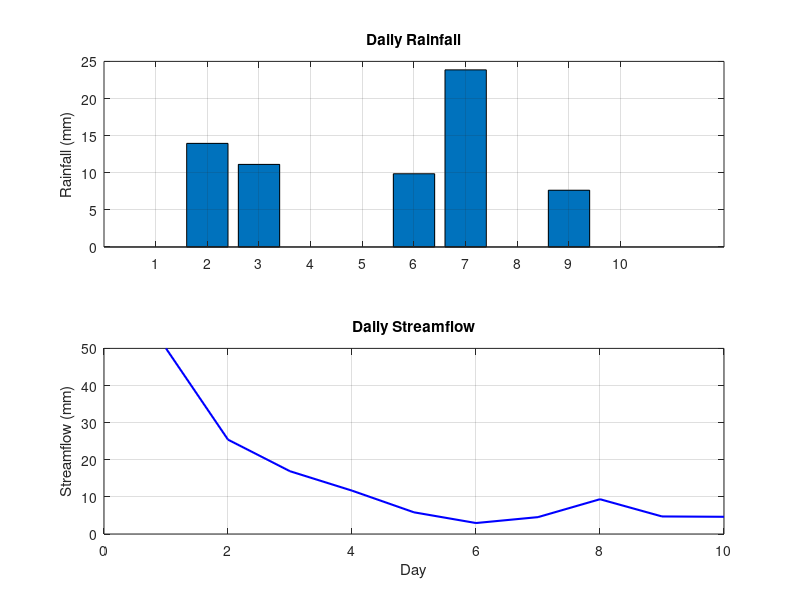

Reproduce this figure in MATLAB.
% Minimal Streamflow Model
function minimal_streamflow()
    try
        % 1. Setup
        clear; clc;
        rng(42);
        disp('1. Setup complete');
        
        % 2. Parameters
        params = setup_parameters();
        disp('2. Parameters initialized');
        
        % 3. Generate sample rainfall
        rainfall = generate_rainfall(params);
        disp('3. Rainfall generated');
        
        % 4. Calculate streamflow
        [flow, ~] = calculate_streamflow(rainfall, params);
        disp('4. Streamflow calculated');
        
        % 5. Plot results
        plot_results(rainfall, flow);
        disp('5. Results plotted');
        
        disp('Program completed successfully!');
        
    catch ME
        disp('Error occurred:');
        disp(['Message: ' ME.message]);
        disp(['Location: ' ME.stack(1).name ' line ' num2str(ME.stack(1).line)]);
    end
end

function params = setup_parameters()
    params.n_days = 10;  % Reduced for testing
    params.prob_rain = 0.4;
    params.alpha = 5;
    params.beta = 3;
    params.d = 0.3;
    params.c = 0.5;
    params.a = 0.6;
    params.S_max = 500;
    params.S_initial = 100;
end

function rainfall = generate_rainfall(params)
    rainfall = zeros(1, params.n_days);
    for day = 1:params.n_days
        if rand() < params.prob_rain
            % Use local gamma sampler to avoid dependency on Statistics Toolbox
            rainfall(day) = gamrnd_local(params.alpha, params.beta);
        end
    end
end

function [streamflow, storage] = calculate_streamflow(rainfall, params)
    n_days = length(rainfall);
    storage = zeros(1, n_days + 1);
    streamflow = zeros(1, n_days);
    storage(1) = params.S_initial;
    
    for t = 1:n_days
        % Surface runoff
        sr = params.d * (storage(t) / params.S_max) * rainfall(t);
        
        % Baseflow
        bf = params.c * storage(t);
        
        % Infiltration
        inf = params.a * rainfall(t);
        
        % Total streamflow
        streamflow(t) = sr + bf;
        
        % Update storage
        new_storage = storage(t) + inf - bf;
        storage(t + 1) = max(0, min(new_storage, params.S_max));
    end
    storage = storage(2:end);
end

function plot_results(rainfall, streamflow)
    figure('Position', [100, 100, 800, 400]);
    
    % Plot rainfall and streamflow
    days = 1:length(rainfall);
    
    subplot(2,1,1);
    bar(days, rainfall);
    title('Daily Rainfall');
    ylabel('Rainfall (mm)');
    grid on;
    
    subplot(2,1,2);
    plot(days, streamflow, 'b-', 'LineWidth', 1.5);
    title('Daily Streamflow');
    xlabel('Day');
    ylabel('Streamflow (mm)');
    grid on;
    
    % Save figure for headless runs
    try
        drawnow;
        saveas(gcf, 'minimal_streamflow_plot.png');
    catch
        % ignore save errors in restricted environments
    end
end

%% Local helper: Gamma random number generator (Marsaglia and Tsang)
function r = gamrnd_local(k, theta, varargin)
% GAMRND_LOCAL  Generate Gamma random numbers with shape k and scale theta
% Supports scalar or array output using optional size arguments, e.g. gamrnd_local(k,theta,m,n)
% This implementation uses the Marsaglia and Tsang method (2000) for k>0.

% Parse output size
if isempty(varargin)
    outSize = [1 1];
else
    outSize = cell2mat(varargin);
end

% Number of samples to generate
num = prod(outSize);

% Preallocate
r = zeros(outSize);

% Handle special case k==1 -> exponential
if k == 1
    r = theta * (-log(rand(outSize)));
    return;
end

% Use Marsaglia & Tsang method for k>0
for idx = 1:num
    kk = k;
    % For shapes < 1, use transformation
    if kk < 1
        % Gamma(k) = Gamma(k+1) * U^(1/k)
        % Generate Gamma(k+1) then multiply by U^(1/k)
        kk1 = kk + 1;
        % generate gamma with shape kk1
        d = kk1 - 1/3;
        c = 1 / sqrt(9*d);
        while true
            x = randn();
            v = (1 + c*x)^3;
            if v > 0
                u = rand();
                if u < 1 - 0.0331*(x^4) || log(u) < 0.5*x^2 + d*(1 - v + log(v))
                    g = d * v;
                    break;
                end
            end
        end
        u2 = rand();
        sample = g * (u2^(1/kk));
    else
        d = kk - 1/3;
        c = 1 / sqrt(9*d);
        while true
            x = randn();
            v = (1 + c*x)^3;
            if v > 0
                u = rand();
                if u < 1 - 0.0331*(x^4) || log(u) < 0.5*x^2 + d*(1 - v + log(v))
                    sample = d * v;
                    break;
                end
            end
        end
    end
    r(idx) = theta * sample;
end

end